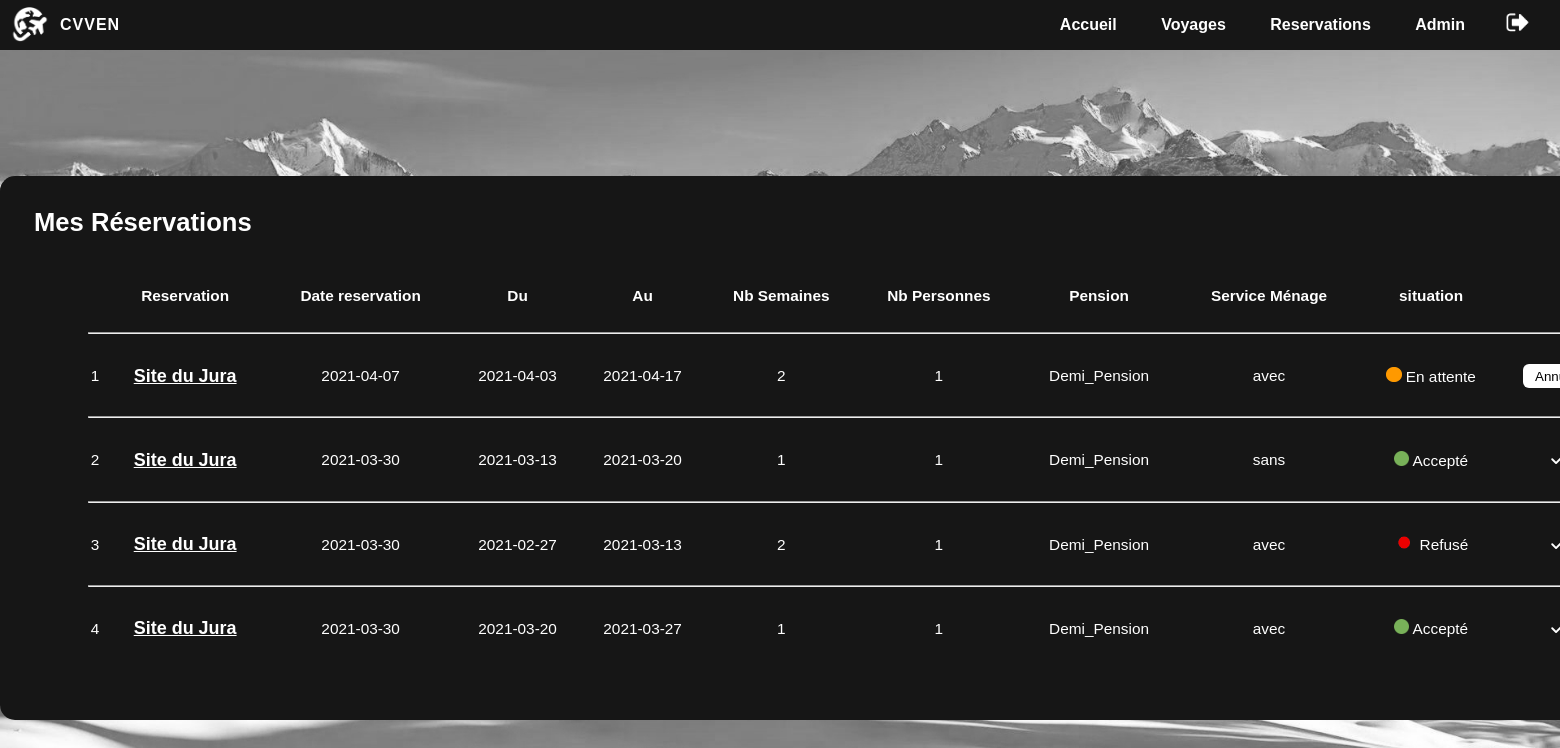
The app's page /MesReserv.php (signed in) with its own data.
### tables this page shows
CREATE TABLE `RESERVATION` (
  `id_Reservation` int(11) NOT NULL,
  `Date_Arrivee` date NOT NULL,
  `Date_Depart` date NOT NULL,
  `date-reserv` date DEFAULT NULL,
  `Pension` varchar(50) NOT NULL,
  `Menage` varchar(50) NOT NULL,
  `Nb_Personnes` int(11) NOT NULL,
  `Tarif_Sejour` float NOT NULL,
  `Etat_Reservation` tinyint(50) NOT NULL,
  `id_Client` int(11) NOT NULL,
  `Num_Hebergement` int(11) NOT NULL,
  `Num_Type_Hebergement` int(11) NOT NULL,
  `Situation` int(1) NOT NULL
);

CREATE TABLE `TYPE_HEBERGEMENT` (
  `Num_Type_Hebergement` int(11) NOT NULL,
  `Type_Hebergement` varchar(50) NOT NULL,
  `Description` varchar(50) NOT NULL,
  `Nb_Chambres` int(11) NOT NULL,
  `Tarif` float NOT NULL,
  `Lien_Photo` varchar(100) NOT NULL,
  `Note` varchar(5) NOT NULL
);

### MesReserv.php (the view, shortened to what this page needs)
<?php
require('Connexion.php');
$login = $_SESSION["login"];
$query1 = "SELECT `id_Client` FROM `CLIENT` WHERE `Login` = '$login'";
$result1 = mysqli_query($conn,$query1) or die(mysql_error());
$rows1 = mysqli_num_rows($result1);
if($rows1==1)
{
    while($rows1 = $result1->fetch_assoc())
    {
        $id_client = $rows1["id_Client"];
    }
}
$query2 = "SELECT `id_Reservation`,`Num_Type_Hebergement`,`Date_Arrivee`,`Date_Depart`,`date-reserv`,`Nb_Personnes`,`Pension`,`Menage`,`Situation` FROM `RESERVATION` WHERE `id_Client` = '$id_client' ORDER BY `date-reserv` DESC";
$result2 = mysqli_query($conn,$query2) or die(mysql_error());
?>
<!DOCTYPE html>
<html>
    <head>
        <link rel="stylesheet" type="text/css" href="Styles/style.css">
    </head>
    <body>
        <header class="header">
            <div class="container">
                <a href="index.php" class="logo"><img src="Images/logo.png" width=40px alt="logo du site" style="margin-top: 7px;"/></a>
                <p class="logo" style="margin-left: 50px; margin-top: 0;">CVVEN</p>
                <nav class="menu">
                    <a href="index.php"> Accueil </a>
                    <a href="Voyage.php"> Voyages </a>
                    <a href="MesReserv.php"> Reservations </a>
                    <?php
                    if (isset($_SESSION["login"]))
                    {
                        echo "<a style='margin-right: 40px;'>";
                        echo ($_SESSION["login"]);
                        echo "</a>";
                        echo "<a href='logout.php'><img src='Images/deconnexion.png' width=25px style='margin-top: 10px; position: absolute;'/></a>";
                    }
                    else
                    {
                        echo "<a href='SeConnecter.php'> Authentification </a>";
                    }
                    ?>
                </nav>
            </div>
        </header>
        <br>
        <br>
        <br>
        <br>
        <br>
        <br>
        <br>
        <center>
            <div id="div_1" style="width: 1700px; font-size: 80%;">
                <br>
                <h1 style="color: #ffffff; text-align: left; margin-left: 2%;">Mes Réservations</h1>
                <br>
                <table style="width: 90% ;font-size: 120%;">
                    <tr style="height: 50px;">
                        <th></th>
                        <th>Reservation</th>
                        <th>Date reservation</th>
                        <th>Du </th>
                        <th>Au</th>
                        <th>Nb Semaines</th>
                        <th>Nb Personnes</th>
                        <th>Pension</th>
                        <th>Service Ménage</th>
                        <th>situation</th>
                        <th> </th>
                    </tr>
                    <?php
$cpt = 1;
                    while($rows2 = $result2->fetch_assoc())
                    {
                    echo '
                    <tr>
                        <td colspan="11">
                            <hr style="color: #ffffff;">
                        </td>
                    <tr>
                    <tr style="height: 50px; text-align: center;">
                        <td>'. $cpt .'</td>
                        <td><u><h3 id="h3_01"><a style="color: #ffffff;" href="Details.php?id=1">';
                        $num = $rows2['Num_Type_Hebergement'];
                        $query4 = "SELECT `Type_Hebergement` FROM `TYPE_HEBERGEMENT` WHERE `Num_Type_Hebergement` = '$num'";
                        $result4 = mysqli_query($conn,$query4) or die(mysql_error());
                        $rows4 = mysqli_num_rows($result4);
                        if($rows4==1)
                        {
                            while($rows4 = $result4->fetch_assoc())
                            {
                                echo $rows4["Type_Hebergement"];
                            }
                        }
                        echo '<td>'. $rows2["date-reserv"]. '</td>';
                        echo'</a></h3></u></td>
                        <td>'; $datetime1 = $rows2["Date_Arrivee"]; echo $datetime1; echo'</td>
                        <td>'; $datetime2 = $rows2["Date_Depart"]; echo $datetime2; echo'</td>
                        <td>';
                        $date1 = date_create($datetime1);
                        $date2 = date_create($datetime2);
                        $interval = date_diff($date1, $date2);
                        echo ($interval->format('%a')/7);
                        echo'</td>
                        <td>'. $rows2["Nb_Personnes"]. '</td>
                        <td>'. $rows2["Pension"]. '</td>
                        <td>'. $rows2["Menage"]. '</td>
                        <td>';
                        $situation = $rows2["Situation"];
                        if ($situation == 1){
                            echo '<img src=\'Images/orange.png\' style="height: 15px;"> En attente';
                        }
                        elseif ($situation == 2) {
                            echo '<img src=\'Images/verte.png\' style="height: 15px;"> Accepté';
                        }
                        elseif ($situation == 3) {
                            echo '<img src=\'Images/rouge.png\' style="height: 15px;"> Refusé';
                        }
                        else {
                            echo '?';
                        }
                        echo '</td>
                        <td>';
                        if ($situation == 1)
                        {
                            echo '<input id="input_04" type="button" onclick="window.location.href = \'confirmeAnnulation.php?id='.$rows2["id_Reservation"].'\'" value="Annuler">';
                        }
                        else
                        {
                            echo'<i class="fas fa-check"></i>';
                        }
                        echo '</td>
                    </tr>';
                    $cpt = $cpt + 1;
                    }
                    ?>
                </table>
</body>
</html>

### Styles/style.css (style rules this page uses)
body, html { padding: 0; margin: 0; scrollbar-color: rgb(22, 22, 22) #5e5e5e; }
body { font-family: "Gill Sans", sans-serif; background-image: url('../Images/fond.jpg'); background-repeat: no-repeat; background-attachment: fixed; background-size: cover; color: #ffffff; margin: 0; }
a, a:hover { text-decoration: none; }
.header { background-color: rgb(22, 22, 22); height: 50px; line-height: 50px; padding-left: 10px; }
.logo { position: absolute; color: #ffffff; text-transform: uppercase; font-weight: bold; letter-spacing: 1px; float: left; }
.menu { float: right; font-weight: bold; padding-right: 15px; }
.menu a { color: #ffffff; margin-right: 40px; }
#div_1 { background-color: rgb(22, 22, 22); padding-bottom: 60px; width: 40%; border-radius: 15px; }
#input_04 { border: none; color: #000000; background-color: #ffffff; height: 24px; border-radius: 6px; width: 70px; text-align: center; }
#h3_01 { color: #ffffff; }

### records on screen
reservation: value "2021-04-07", Date_Arrivee "2021-04-03", Date_Depart "2021-04-17", $interval->format('%a')/7 "2", Nb_Personnes "1", Pension "Demi_Pension", Menage "avec", Situation 1 (drawn)
type_hebergement: Type_Hebergement "Site du Jura"
reservation: value "2021-03-30", Date_Arrivee "2021-03-13", Date_Depart "2021-03-20", $interval->format('%a')/7 "1", Nb_Personnes "1", Pension "Demi_Pension", Menage "sans", Situation 2 (drawn)
reservation: value "2021-03-30", Date_Arrivee "2021-02-27", Date_Depart "2021-03-13", $interval->format('%a')/7 "2", Nb_Personnes "1", Pension "Demi_Pension", Menage "avec", Situation 3 (drawn)
reservation: value "2021-03-30", Date_Arrivee "2021-03-20", Date_Depart "2021-03-27", $interval->format('%a')/7 "1", Nb_Personnes "1", Pension "Demi_Pension", Menage "avec", Situation 2 (drawn)

### other values on screen
$_SESSION["login"] "Admin"
